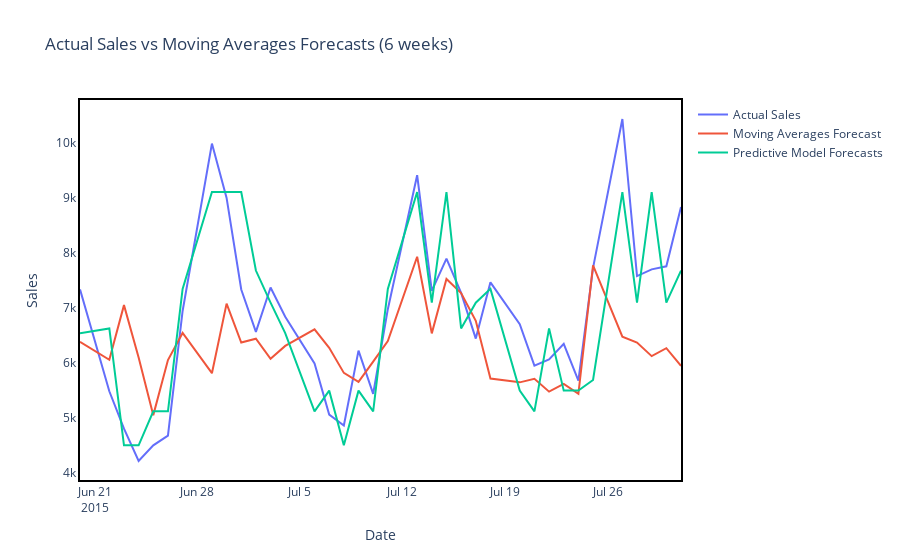
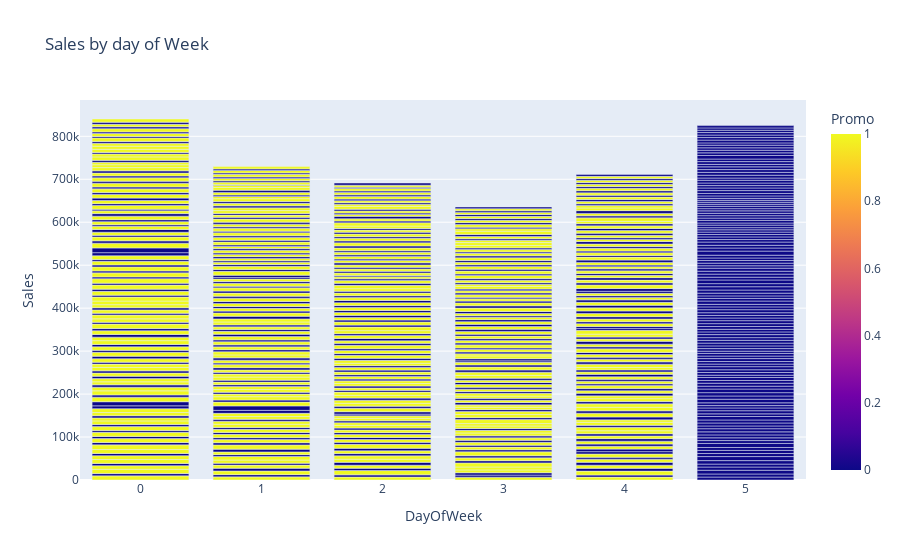
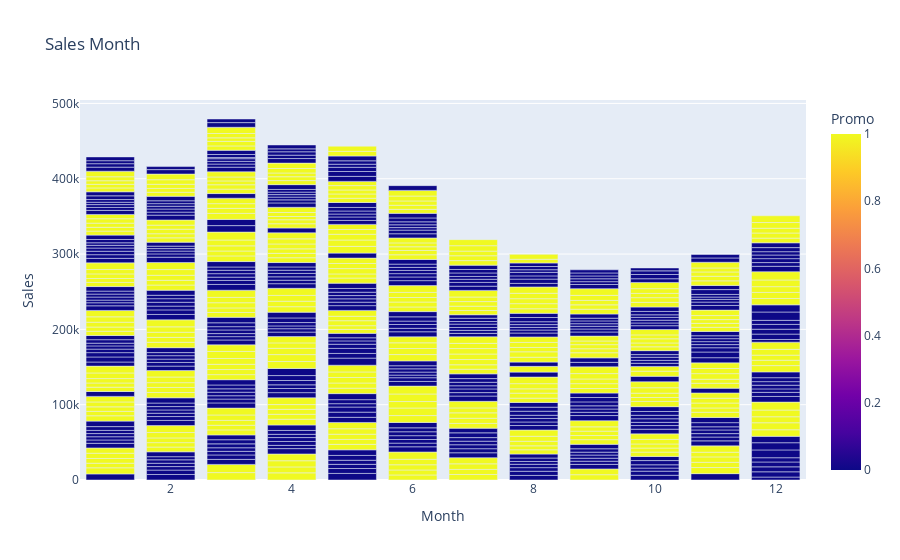

Here is the notebook cell these charts were saved with, in order:
### Code cell
stacked (627)

### Figure 1 — Plotly figure (JSON) as saved in the notebook; plotly's stock layout.template omitted (floating-point values rounded to 4 significant figures)
{"data": [{"name": "Actual Sales", "type": "scatter", "x": ["2015-07-31T00:00:00", "2015-07-30T00:00:00", "2015-07-29T00:00:00", "2015-07-28T00:00:00", "2015-07-27T00:00:00", "2015-07-25T00:00:00", "2015-07-24T00:00:00", "2015-07-23T00:00:00", "2015-07-22T00:00:00", "2015-07-21T00:00:00", "2015-07-20T00:00:00", "2015-07-18T00:00:00", "2015-07-17T00:00:00", "2015-07-16T00:00:00", "2015-07-15T00:00:00", "2015-07-14T00:00:00", "2015-07-13T00:00:00", "2015-07-11T00:00:00", "2015-07-10T00:00:00", "2015-07-09T00:00:00", "2015-07-08T00:00:00", "2015-07-07T00:00:00", "2015-07-06T00:00:00", "2015-07-04T00:00:00", "2015-07-03T00:00:00", "2015-07-02T00:00:00", "2015-07-01T00:00:00", "2015-06-30T00:00:00", "2015-06-29T00:00:00", "2015-06-27T00:00:00", "2015-06-26T00:00:00", "2015-06-25T00:00:00", "2015-06-24T00:00:00", "2015-06-23T00:00:00", "2015-06-22T00:00:00", "2015-06-20T00:00:00"], "y": [8837, 7760, 7705, 7583, 10438, 7732, 5685, 6351, 6067, 5956, 6710, 7469, 6447, 7278, 7901, 7314, 9416, 6981, 5442, 6228, 4868, 5065, 5995, 6843, 7375, 6568, 7339, 9003, 9991, 6949, 4684, 4507, 4222, 4810, 5489, 7341]}, {"name": "Moving Averages Forecast", "type": "scatter", "x": ["2015-07-31T00:00:00", "2015-07-30T00:00:00", "2015-07-29T00:00:00", "2015-07-28T00:00:00", "2015-07-27T00:00:00", "2015-07-25T00:00:00", "2015-07-24T00:00:00", "2015-07-23T00:00:00", "2015-07-22T00:00:00", "2015-07-21T00:00:00", "2015-07-20T00:00:00", "2015-07-18T00:00:00", "2015-07-17T00:00:00", "2015-07-16T00:00:00", "2015-07-15T00:00:00", "2015-07-14T00:00:00", "2015-07-13T00:00:00", "2015-07-11T00:00:00", "2015-07-10T00:00:00", "2015-07-09T00:00:00", "2015-07-08T00:00:00", "2015-07-07T00:00:00", "2015-07-06T00:00:00", "2015-07-04T00:00:00", "2015-07-03T00:00:00", "2015-07-02T00:00:00", "2015-07-01T00:00:00", "2015-06-30T00:00:00", "2015-06-29T00:00:00", "2015-06-27T00:00:00", "2015-06-26T00:00:00", "2015-06-25T00:00:00", "2015-06-24T00:00:00", "2015-06-23T00:00:00", "2015-06-22T00:00:00", "2015-06-20T00:00:00"], "y": [5950.0, 6272.0, 6128.0, 6376.0, 6481.0, 7776.0, 5443.0, 5624.0, 5482.0, 5717.0, 5651.0, 5721.0, 6770.0, 7273.0, 7530.0, 6542.0, 7934.0, 6403.0, 6029.0, 5661.0, 5824.0, 6280.0, 6614.0, 6314.0, 6080.0, 6446.0, 6376.0, 7082.0, 5818.0, 6549.0, 6056.0, 5056.0, 6105.0, 7055.0, 6063.0, 6389.0, 6476.0, 6440.0, 7386.0, 7111.0, 7306.0, 6276.0]}, {"name": "Predictive Model Forecasts", "type": "scatter", "x": ["2015-07-31T00:00:00", "2015-07-30T00:00:00", "2015-07-29T00:00:00", "2015-07-28T00:00:00", "2015-07-27T00:00:00", "2015-07-25T00:00:00", "2015-07-24T00:00:00", "2015-07-23T00:00:00", "2015-07-22T00:00:00", "2015-07-21T00:00:00", "2015-07-20T00:00:00", "2015-07-18T00:00:00", "2015-07-17T00:00:00", "2015-07-16T00:00:00", "2015-07-15T00:00:00", "2015-07-14T00:00:00", "2015-07-13T00:00:00", "2015-07-11T00:00:00", "2015-07-10T00:00:00", "2015-07-09T00:00:00", "2015-07-08T00:00:00", "2015-07-07T00:00:00", "2015-07-06T00:00:00", "2015-07-04T00:00:00", "2015-07-03T00:00:00", "2015-07-02T00:00:00", "2015-07-01T00:00:00", "2015-06-30T00:00:00", "2015-06-29T00:00:00", "2015-06-27T00:00:00", "2015-06-26T00:00:00", "2015-06-25T00:00:00", "2015-06-24T00:00:00", "2015-06-23T00:00:00", "2015-06-22T00:00:00", "2015-06-20T00:00:00"], "y": [7684.0, 7099.0, 9110.0, 7099.0, 9110.0, 5695.0, 5501.0, 5501.0, 6632.0, 5125.0, 5501.0, 7351.0, 7099.0, 6632.0, 9110.0, 7099.0, 9110.0, 7351.0, 5125.0, 5501.0, 4508.0, 5501.0, 5125.0, 6546.0, 7099.0, 7684.0, 9110.0, 9110.0, 9110.0, 7351.0, 5125.0, 5125.0, 4508.0, 4508.0, 6632.0, 6546.0]}], "layout": {"legend": {"tracegroupgap": 0}, "paper_bgcolor": "rgba(0, 10, 0, 0)", "plot_bgcolor": "rgba(0, 0, 0, 0)", "showlegend": true, "title": {"text": "Actual Sales vs Moving Averages Forecasts (6 weeks)"}, "xaxis": {"anchor": "y", "domain": [0, 1], "linecolor": "black", "linewidth": 2, "mirror": true, "showline": true, "title": {"text": "Date"}}, "yaxis": {"anchor": "x", "domain": [0, 1], "linecolor": "black", "linewidth": 2, "mirror": true, "showline": true, "title": {"text": "Sales"}}}}

### Figure 2 — Plotly figure (JSON) as saved in the notebook; plotly's stock layout.template omitted (floating-point values rounded to 4 significant figures; data arrays with more than 128 entries replaced by an {"elided": "..."} marker saying what was removed)
{"data": [{"alignmentgroup": "True", "hovertemplate": "DayOfWeek=%{x}<br>Sales=%{y}<br>Promo=%{marker.color}<extra></extra>", "legendgroup": "", "marker": {"color": {"elided": "745 int values"}, "coloraxis": "coloraxis"}, "name": "", "offsetgroup": "", "orientation": "v", "showlegend": false, "textposition": "auto", "type": "bar", "x": {"elided": "745 int values"}, "xaxis": "x", "y": {"elided": "745 int values"}, "yaxis": "y"}], "layout": {"barmode": "relative", "coloraxis": {"colorbar": {"title": {"text": "Promo"}}, "colorscale": [[0, "#0d0887"], [0.1111, "#46039f"], [0.2222, "#7201a8"], [0.3333, "#9c179e"], [0.4444, "#bd3786"], [0.5556, "#d8576b"], [0.6667, "#ed7953"], [0.7778, "#fb9f3a"], [0.8889, "#fdca26"], [1, "#f0f921"]]}, "legend": {"tracegroupgap": 0}, "title": {"text": "Sales by day of Week"}, "xaxis": {"anchor": "y", "domain": [0, 1], "title": {"text": "DayOfWeek"}}, "yaxis": {"anchor": "x", "domain": [0, 1], "title": {"text": "Sales"}}}}

### Figure 3 — Plotly figure (JSON) as saved in the notebook; plotly's stock layout.template omitted (floating-point values rounded to 4 significant figures; data arrays with more than 128 entries replaced by an {"elided": "..."} marker saying what was removed)
{"data": [{"alignmentgroup": "True", "hovertemplate": "Month=%{x}<br>Sales=%{y}<br>Promo=%{marker.color}<extra></extra>", "legendgroup": "", "marker": {"color": {"elided": "745 int values"}, "coloraxis": "coloraxis"}, "name": "", "offsetgroup": "", "orientation": "v", "showlegend": false, "textposition": "auto", "type": "bar", "x": {"elided": "745 int values"}, "xaxis": "x", "y": {"elided": "745 int values"}, "yaxis": "y"}], "layout": {"barmode": "relative", "coloraxis": {"colorbar": {"title": {"text": "Promo"}}, "colorscale": [[0, "#0d0887"], [0.1111, "#46039f"], [0.2222, "#7201a8"], [0.3333, "#9c179e"], [0.4444, "#bd3786"], [0.5556, "#d8576b"], [0.6667, "#ed7953"], [0.7778, "#fb9f3a"], [0.8889, "#fdca26"], [1, "#f0f921"]]}, "legend": {"tracegroupgap": 0}, "title": {"text": "Sales Month"}, "xaxis": {"anchor": "y", "domain": [0, 1], "title": {"text": "Month"}}, "yaxis": {"anchor": "x", "domain": [0, 1], "title": {"text": "Sales"}}}}
